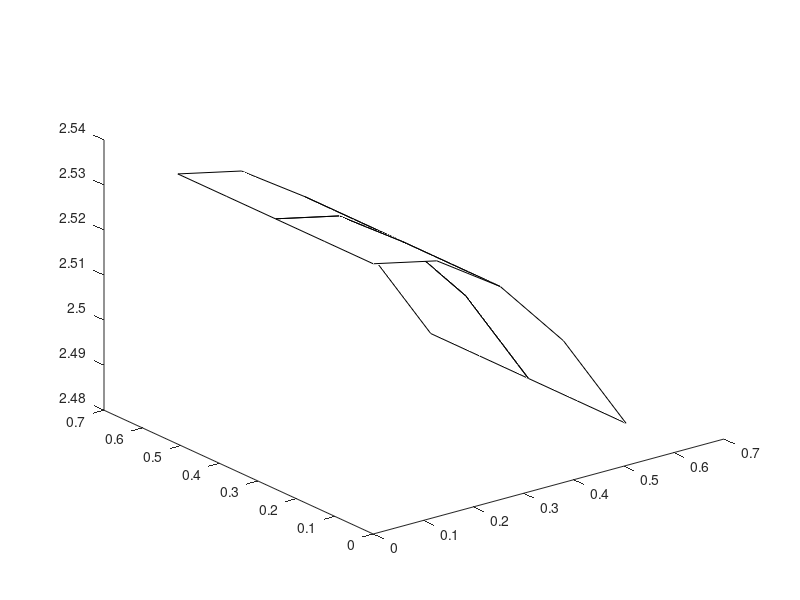

Reproduce this figure in MATLAB. (Note: this script raises an error after producing the figure.)
%**********************************************************
%*    PLOTS THE STATIC DISPLACEMENT AND STRESS RESULTS    *
%*    NOTE: NO CHANGE NECESSARY IN THIS FUNCTION          *
%**********************************************************

close all;
clc
load FEA_output_data.mat coord lotogo nnod nDOFPN jj young poisson density d nel dTemp coefExp Thickness;

%--------------------- PLOT DEFORMATION ---------------------
% PLOT THE DEFORMATION FOR THE LOAD CASE DEFINED.

% DO YOU WANT THE UNDEFORMED SHAPE IN THE PLOT?: 1 - YES
%                                                0 - NO
IncludeUndeform = 1;

% AMPLIFICATION FACTOR FOR THE DEFORMATION PLOTS
AmplificationFactor = 2000;
AmpFactorDeformationStress = 0;

% DEFINE THE 4 NODES OF THE SHELL ELEMENT.
%
%  c4---c7---c3
%  |          |
%  |          |
%  c8        c6
%  |          |
%  |          |
%  c1---c5---c2
%
faceN = [1,5,2,6,3,7,4,8];

% INITIZALIZATION OF THE VARIABLES.
x = zeros(nnod,1);
y = zeros(nnod,1);
z = zeros(nnod,1);
disp = zeros(nnod,nDOFPN);
dispV = zeros(nnod*nDOFPN,1);

% DEFORMATION PLOT.
figure(1)
hold on;
for iPD = 1:2
    
    % COLOR USED TO PAINT THE FACE OF THE ELEMENT.
    if (iPD == 1)
        ColorFace = 'w'; 
    else
        ColorFace = 'g';
    end  
        
    if (IncludeUndeform == 1 || iPD == 2)
        
        if (IncludeUndeform == 1 && iPD == 2)
                alpha(0.3); % Plot the undeformed shape transparent
        end
        
        for iel = 1:nel

            % EXTRACT ELEMENT GEOMETRY IN GLOBAL COORDINATE SYSTEM.
            for iloc = 1:nnod,
                x(iloc,1) = coord(lotogo(iel,iloc),1);
            	y(iloc,1) = coord(lotogo(iel,iloc),2);
				z(iloc,1) = coord(lotogo(iel,iloc),3);
            end;

            % EXTRACT ELEMENT NODAL DISPLACEMENTS IN GLOBAL COORDINATE SYSTEM.
            for iloc = 1:nnod,
                inod = lotogo(iel,iloc);
                for idir = 1:nDOFPN,
                    disp(iloc,idir) = 0;
                    ieqnm = jj(inod,idir);
                    if (ieqnm ~= 0),
                        disp(iloc,idir) = disp(iloc,idir) + d(ieqnm);
                    end;
                end;
            end;
            % AMPLIFICATION OF THE DEFORMATION.
            AmpFactor = (iPD-1)*AmplificationFactor; 
           
            % PLOTTING THE ELEMENT.
            for iface=1:1,
                faceNode = faceN(iface,:);
                fill3(x(faceNode,1)+AmpFactor*disp(faceNode,1),z(faceNode,1)+AmpFactor*disp(faceNode,3),y(faceNode,1)+AmpFactor*disp(faceNode,2),ColorFace);
            end
  
        end 
    end
end

hold off
grid;
axis([0 20 0 45 0 30]);
set(gca,'YDir','rev');
view(45,35);
title(strcat('Deformed Shape','    Amplification Factor =',{' '},num2str(AmpFactor)));
xlabel('X');ylabel('Z');zlabel('Y');
print('-djpeg','-r600',strcat('Deformed_Shape_AmpFactor_',num2str(AmpFactor),'.jpeg'));


%
%--------------------- PLOT STRESSES ---------------------

% STRESS TO PLOT
% 1 - S11;	2 - S22;	3 - S33; 4 -S_Von_Mises



for isig = 1:4;    % Stress Component to Plot


    for sloc = 1:3;		% Shell Thickness Location to Plot


		figure((isig-1)*3+sloc+1)
		hold on;
		MinStress = +inf;
		MaxStress = -inf;
		
		for iel = 1:nel
			% EXTRACT ELEMENT GEOMETRY IN GLOBAL COORDINATE SYSTEM.
			for iloc = 1:nnod
				x(iloc,1) = coord(lotogo(iel,iloc),1);
				y(iloc,1) = coord(lotogo(iel,iloc),2);
				z(iloc,1) = coord(lotogo(iel,iloc),3);
			end
			% FIND LOCAL TO GLOBAL TRANSFORMATION MATRIX, LAMBDA [3x3].
            t=Thickness*ones(nnod,1);
            [V1,V2,V3,V1T,V2T,V3T]=CreateNormV(x,y,z,t);            
    			
			% EXTRACT ELEMENT NODAL DISPLACEMENTS IN GLOBAL COORDINATE SYSTEM.
			for iloc = 1:nnod,
				inod = lotogo(iel,iloc);
				for idir = 1:nDOFPN,
					disp(iloc,idir) = 0;
					ieqnm = jj(inod,idir);
					if (ieqnm ~= 0),
						disp(iloc,idir) = disp(iloc,idir) + d(ieqnm);
					end;
				end;
				for  idir = 1:nDOFPN,
					dispV((iloc-1)*nDOFPN + idir,1) = 0;
					ieqnm = jj(inod,idir);
					if (ieqnm ~= 0),
						dispV((iloc-1)*nDOFPN + idir,1) = d(ieqnm);
					end;
				end;
			end;
			
			% COMPUTE ELEMENT NODAL DISPLACEMENTS IN LOCAL COORDINATE SYSTEM.
            [akloc,felloc,amloc] = stiff(young,poisson,density,x,y,z,dTemp,coefExp,t);
            [akglob,felglob,L] = Loc2GlobTrans(akloc,felloc,V1,V2,V3);
			dispVloc = L*dispV;
			
			% AMPLIFICATION OF THE DEFORMATION.
			AmpFactor = AmpFactorDeformationStress;
			
			% PLOT THE STRESS OF EACH FACE AT THE PROJECTION OF INTEGRATION
			% POINT IN THE FACE OF THE ELEMENT.
            %

            
            for iface = 1:1;
				
				faceNode = faceN(iface,:);
    		
				% (8) GAUSS POINT COORDINATES AT EACH FACE OF THE ELEMENT.
				
				% COMPUTE THE STRESS AT EACH PROJECTION OF THE INTEGRATION POINT
				% IN THE FACE USING 2 GAUSS POINTS (2*2).
				
                
                ag=-1/sqrt(5/3); bg=0; cg=1/sqrt(5/3); dg=[-1 0.0 1];
				Face_G=[ag,ag; bg,ag; cg,ag; cg,bg; cg,cg; bg,cg; ag,cg; ag,bg];                
                [sigPr1,sigVon1] = stress(young,poisson,x,y,z,dispVloc,Face_G(8*(iface-1)+1,1),Face_G(8*(iface-1)+1,2),dg(sloc),dTemp,coefExp,t);
				[sigPr2,sigVon2] = stress(young,poisson,x,y,z,dispVloc,Face_G(8*(iface-1)+2,1),Face_G(8*(iface-1)+2,2),dg(sloc),dTemp,coefExp,t);
				[sigPr3,sigVon3] = stress(young,poisson,x,y,z,dispVloc,Face_G(8*(iface-1)+3,1),Face_G(8*(iface-1)+3,2),dg(sloc),dTemp,coefExp,t);
				[sigPr4,sigVon4] = stress(young,poisson,x,y,z,dispVloc,Face_G(8*(iface-1)+4,1),Face_G(8*(iface-1)+4,2),dg(sloc),dTemp,coefExp,t);
				[sigPr5,sigVon5] = stress(young,poisson,x,y,z,dispVloc,Face_G(8*(iface-1)+5,1),Face_G(8*(iface-1)+5,2),dg(sloc),dTemp,coefExp,t);
				[sigPr6,sigVon6] = stress(young,poisson,x,y,z,dispVloc,Face_G(8*(iface-1)+6,1),Face_G(8*(iface-1)+6,2),dg(sloc),dTemp,coefExp,t);
				[sigPr7,sigVon7] = stress(young,poisson,x,y,z,dispVloc,Face_G(8*(iface-1)+7,1),Face_G(8*(iface-1)+7,2),dg(sloc),dTemp,coefExp,t);
				[sigPr8,sigVon8] = stress(young,poisson,x,y,z,dispVloc,Face_G(8*(iface-1)+8,1),Face_G(8*(iface-1)+8,2),dg(sloc),dTemp,coefExp,t);
  
                if  isig ~= 4   % The Principal Stresses S11 S22 and S33
                    ColorFaceStress = [sigPr1(isig,1),sigPr2(isig,1),sigPr3(isig,1),sigPr4(isig,1),sigPr5(isig,1),sigPr6(isig,1),sigPr7(isig,1),sigPr8(isig,1)]';
                else
                    ColorFaceStress = [sigVon1,sigVon2,sigVon3,sigVon4,sigVon5,sigVon6,sigVon7,sigVon8]';

                end

               
                
				if (MaxStress < max(ColorFaceStress))
					MaxStress = max(ColorFaceStress);
				end
				if (MinStress > min(ColorFaceStress))
					MinStress = min(ColorFaceStress);
                end
				fill3(x(faceNode,1)+AmpFactor*disp(faceNode,1),z(faceNode,1)+AmpFactor*disp(faceNode,3),y(faceNode,1)+AmpFactor*disp(faceNode,2),ColorFaceStress');
				%
			end
			%
		end
		%
		hold off
		grid;
        axis([0 20 0 45 0 30]);
		set(gca,'YDir','rev','fontsize',18);
		view(45,35);
		%
        title_Var = {'Principal Stress \sigma_1 @ Bottom Surface','Principal Stress \sigma_1 @ Mid Surface','Principal Stress \sigma_1 @ Top Surface','Principal Stress \sigma_2 @ Bottom Surface','Principal Stress \sigma_2 @ Mid Surface','Principal Stress \sigma_2 @ Top Surface','Principal Stress \sigma_3 @ Bottom Surface','Principal Stress \sigma_3 @ Mid Surface','Principal Stress \sigma_3 @ Top Surface','VonMises Stress \sigma_V @ Bottom Surface','VonMises Stress \sigma_V @ Mid Surface','VonMises Stress \sigma_V @ Top Surface'};
		title(title_Var((isig-1)*3+sloc));
		axes('position',[.05  .05  .9  .01])
		pcolor([1:0.1:10;1:0.1:10]);
		set(gca,'XTickLabel',{MinStress:(MaxStress-MinStress)/8:MaxStress});
		set(gca,'YTickLabel',{''});
		print_Var= {'Principal_Stress_1_@_Bottom_Surface.jpeg','Principal_Stress_1_@_Mid_Surface.jpeg','Principal_Stress_1_@_Top_Surface.jpeg','Principal_Stress_2_@_Bottom_Surface.jpeg','Principal_Stress_2_@_Mid_Surface.jpeg','Principal_Stress_2_@_Top_Surface.jpeg','Principal_Stress_3_@_Bottom_Surface.jpeg','Principal_Stress_3_@_Mid_Surface.jpeg','Principal_Stress_3_@_Top_Surface.jpeg','VonMises_Stress_@_Bottom_Surface.jpeg','VonMises_Stress_@_Mid_Surface.jpeg','VonMises_Stress_@_Top_Surface.jpeg'};
		print('-djpeg','-r600',char(print_Var((isig-1)*3+sloc)));
		%
        close all
		
	end;
    
end;
%
%

clear all
clc